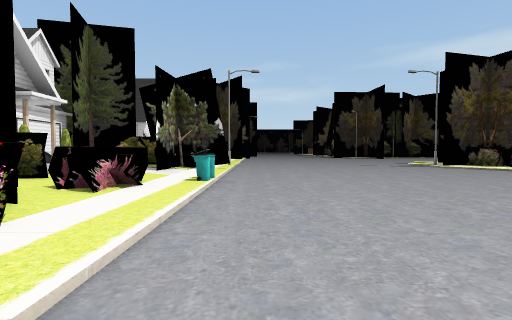
[1] (above)

24 first-person views from a walk through a Unity game level. The camera is 1.5 m above the floor, tilts 2° down and sees 85° across. The floor is counted in squares, 2 m on a side. Each view is taken from the middle of a square. On the plan, view 1 faces up. The plan holds only what a view shows up to about 10 squares ahead; the rest is blank. The place goes on beyond the plan. The player character is not drawn. Door leaves are left out, so doorways stand open.

[2]
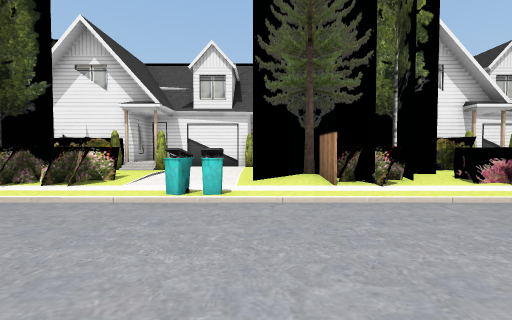

[3]
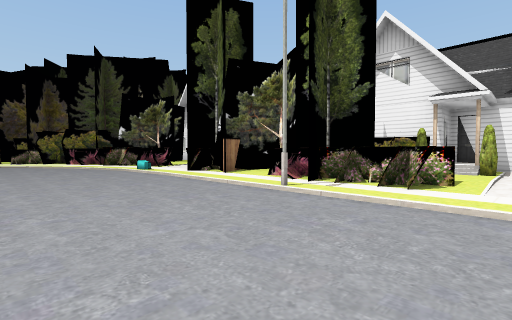

[4]
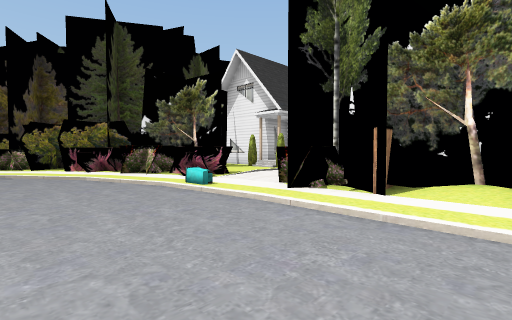

[5]
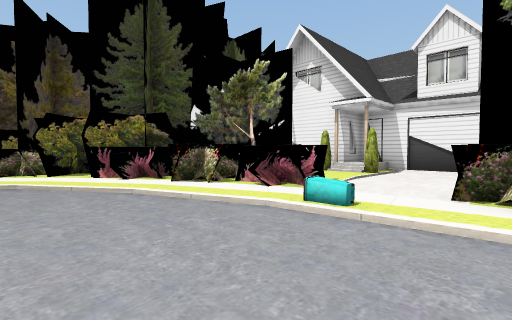

[6]
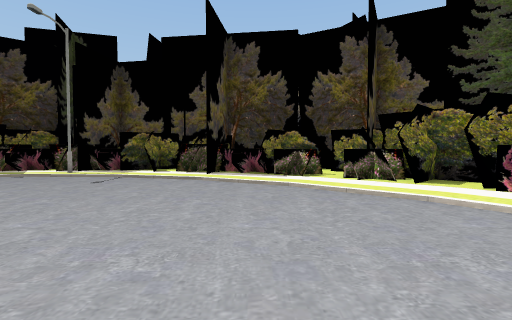

[7]
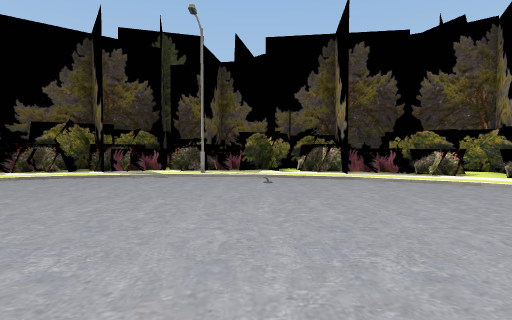

[8]
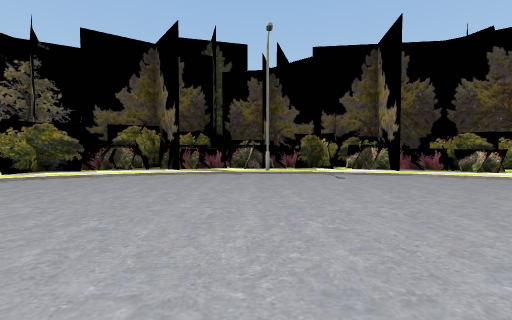

[9]
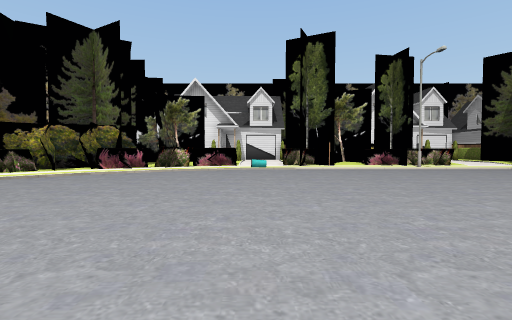

[10]
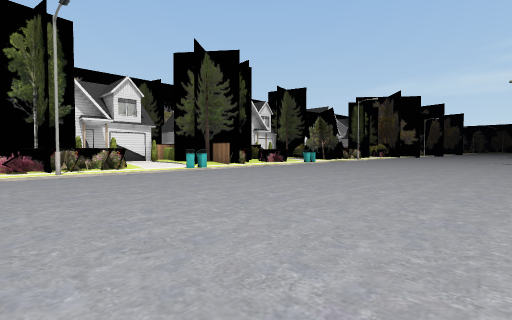

[11]
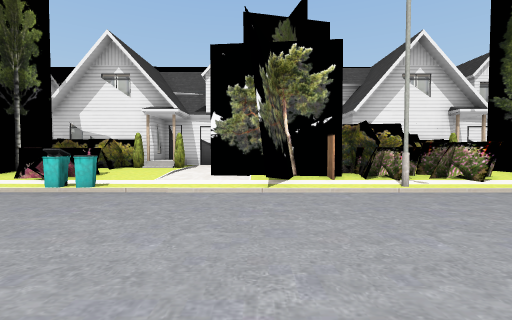

[12]
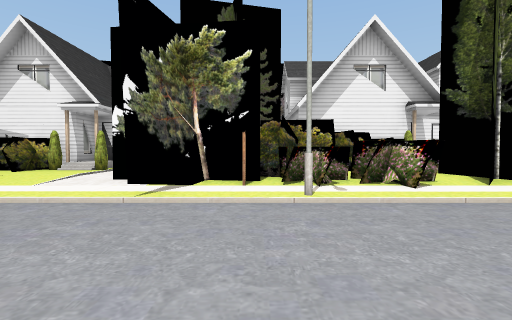

[13]
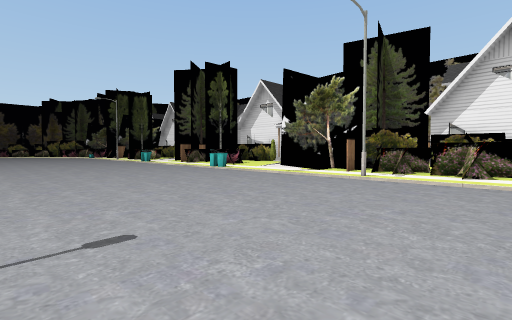

[14]
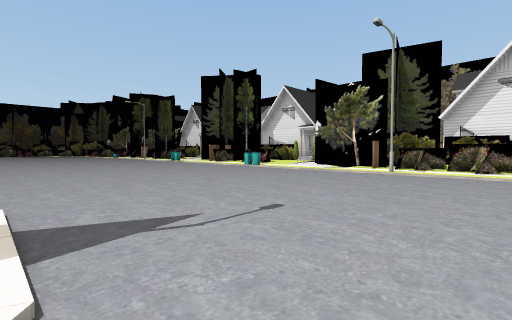

[15]
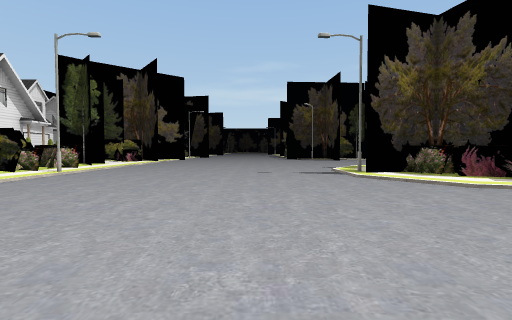

[16]
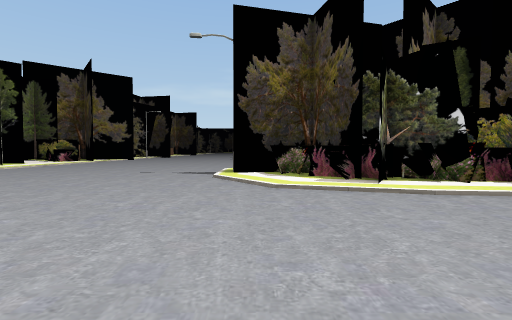

[17]
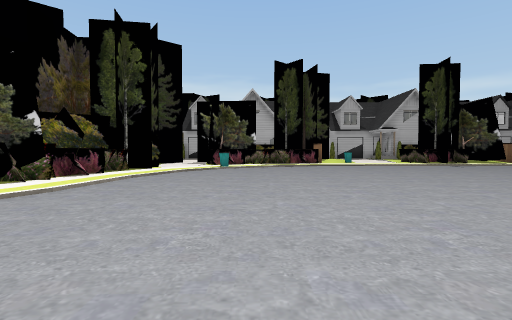

[18]
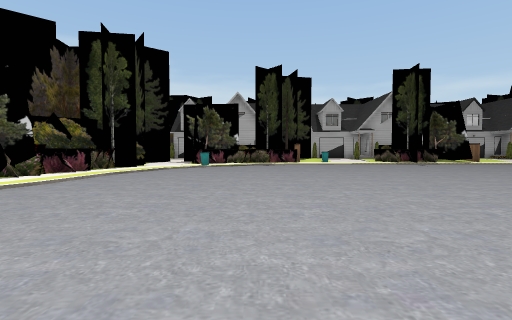

[19]
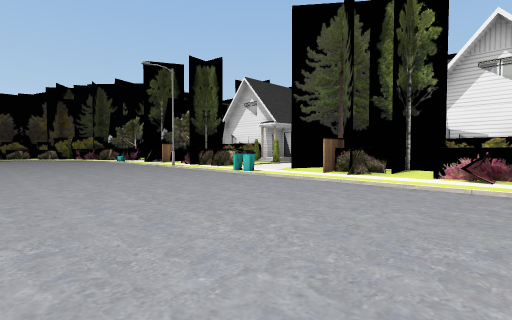

[20]
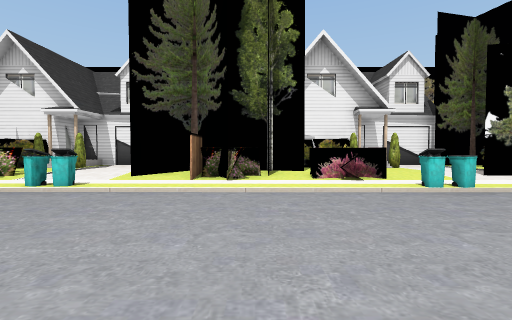

[21]
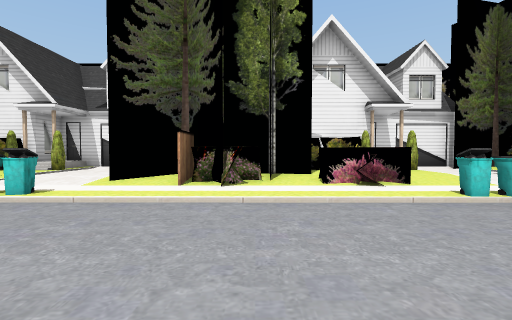

[22]
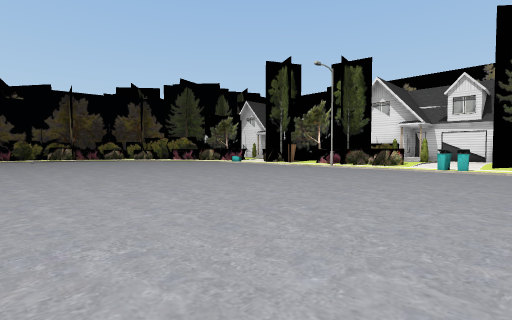

[23]
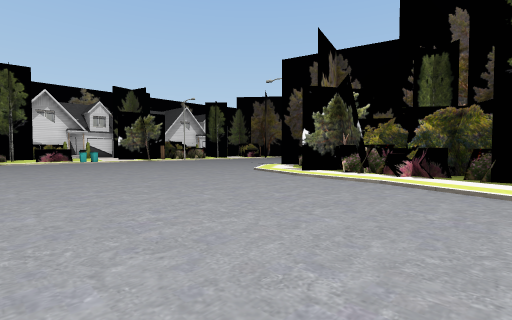

[24]
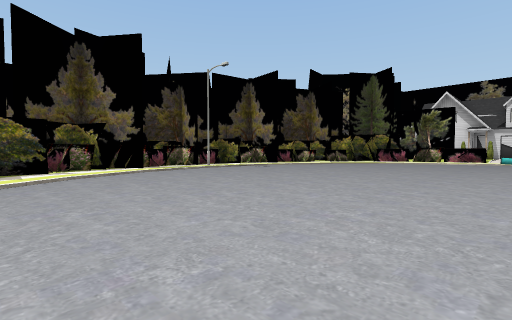

### Floor plan
Key: @ floor where view 1 was taken; # wall or solid block; . main floor; : floor 0.25 m higher than the main floor; + floor 0.75 m higher than the main floor; / step, stairs or slope; = window, fence, low wall or low ledge; ^ raised ledge; O other object.
Columns run from 7 left of view 1 to 17 right of it. Each row starts with its distance up from view 1.
 16  OOO::/.........
 15  OO:OO/......../
 14  OO:::/......../
 13 OO OO:#......../O#O O O
 12    ##:/......../:##OOOOOO
 11 O OOOO/......../::#O##OOO
 10 O ::OOO........./::O##O:
  9 O:::O:/.........../:::::O
  8 O:::::/...............//:
  7 O+O:::#................./
  6 OOOO::/..................
  5  OO:O:/..................
  4  OOO::/..................
  3   OOO:/..................
  2    OO:/..................
  1     #:/..................
  0 O:::O:/@.................
 -1 O:::::^..................
 -2 O:::::/........... ......
 -3 O/O:::/...........  .....
 -4 OOO:O:/...........    ...
 -5  OO:O:#...........
 -6  OOOOO/...........
 -7   OO::/...........
 -8    O::/...........
 -9     #:/...........
-10     OO/..........
-11 O:::::/..................
-12 O:::::=..................
-13 #:O::::..................
-14 OOO:O::/.................
-15  O O:::/.................
-16  O OOO::/................
-17      O##:................
-18     OOO#:/............../
-19      OOOO::/.........../:
-20       O#O::://......./::O
-21        OOOO:O::////::::OO
-22       OOO OOO OOOO:#OO#OO

Positions as (right, up) in squares from view 1, and headings:
1: (0, 0), facing up
2: (3, 0), facing left
3: (3, -2), facing down-left
4: (2, -7), facing down-left
5: (2, -10), facing down-left
6: (4, -13), facing down
7: (8, -13), facing down
8: (10, -12), facing down
9: (10, -12), facing left
10: (8, -7), facing up-left
11: (4, 10), facing left
12: (3, 12), facing left
13: (6, 16), facing down-left
14: (8, 16), facing down-left
15: (5, 4), facing up
16: (9, 4), facing up
17: (7, 5), facing right
18: (6, 4), facing right
19: (5, 6), facing down-left
20: (4, 3), facing left
21: (3, 3), facing left
22: (10, 1), facing down-left
23: (17, 2), facing up-left
24: (17, -11), facing down-left
